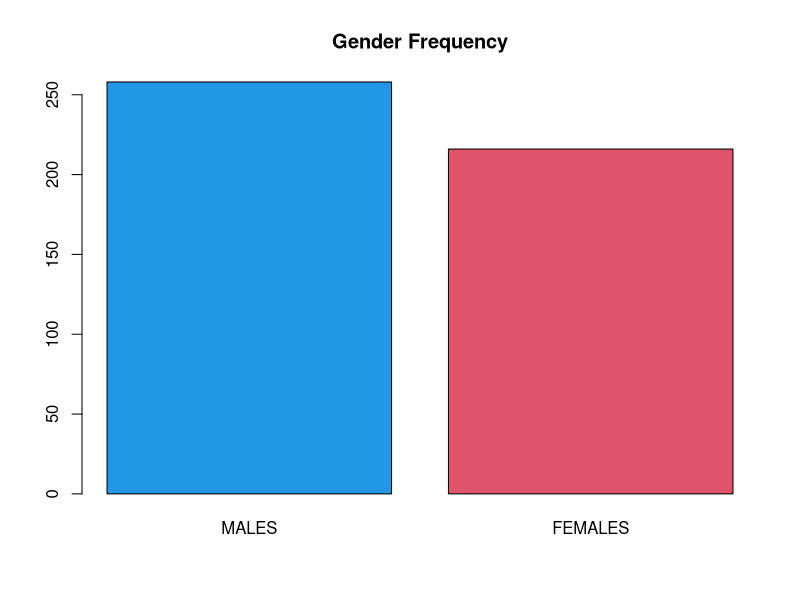
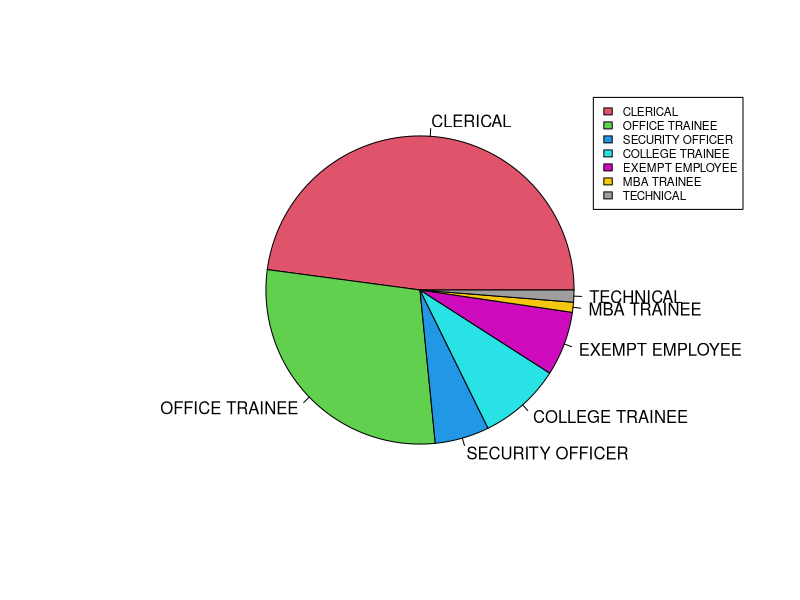

Write R code to recreate these figures, in order.
library(foreign)
list.files(".")

# 1. Load the data from the SPSS file.
df <- read.spss("./salary.sav", to.data.frame=TRUE)
head(df)
summary(df)

# 2. Run a frequency table for "gender". Report how many men are in the sample. 
# Which type of graph would best display data for a variable like gender?
gender_freq <- table(df$sex)
max_y <- max(gender_freq)
png("Plots/2_gender_freq.png")
barplot(gender_freq, main = "Gender Frequency",col = c(4,2), axes = TRUE, border = TRUE)
dev.off()     

# 3. Run a frequency table for "jobcat". 
# Report the most common job category and its percentage.
jobcat_freq <- table(df$jobcat)
cbind(Count = jobcat_freq, Perc = sprintf("%05.2f%%",round(prop.table(jobcat_freq)*100, 2)))

# 4. Make a pie chart for "jobcat" 
png("Plots/rplot.png")
pie(jobcat_freq, col = 2:8)
legend(0.9, 1, names(jobcat_freq), cex = 0.7, fill = 2:8)
dev.off()

# 5. report the percentage of people who are either clerical workers or security officers
cler_sec <- sum(df$jobcat == c('CLERICAL', 'SECURITY OFFICER'))/length(df$jobcat)
sprintf("The percetage of people who are wither clerical workers or security officers is: %05.2f%%", cler_sec*100)

# 6. Run a frequency distribution for “salnow”
salnow_freq <- table(df$salnow)